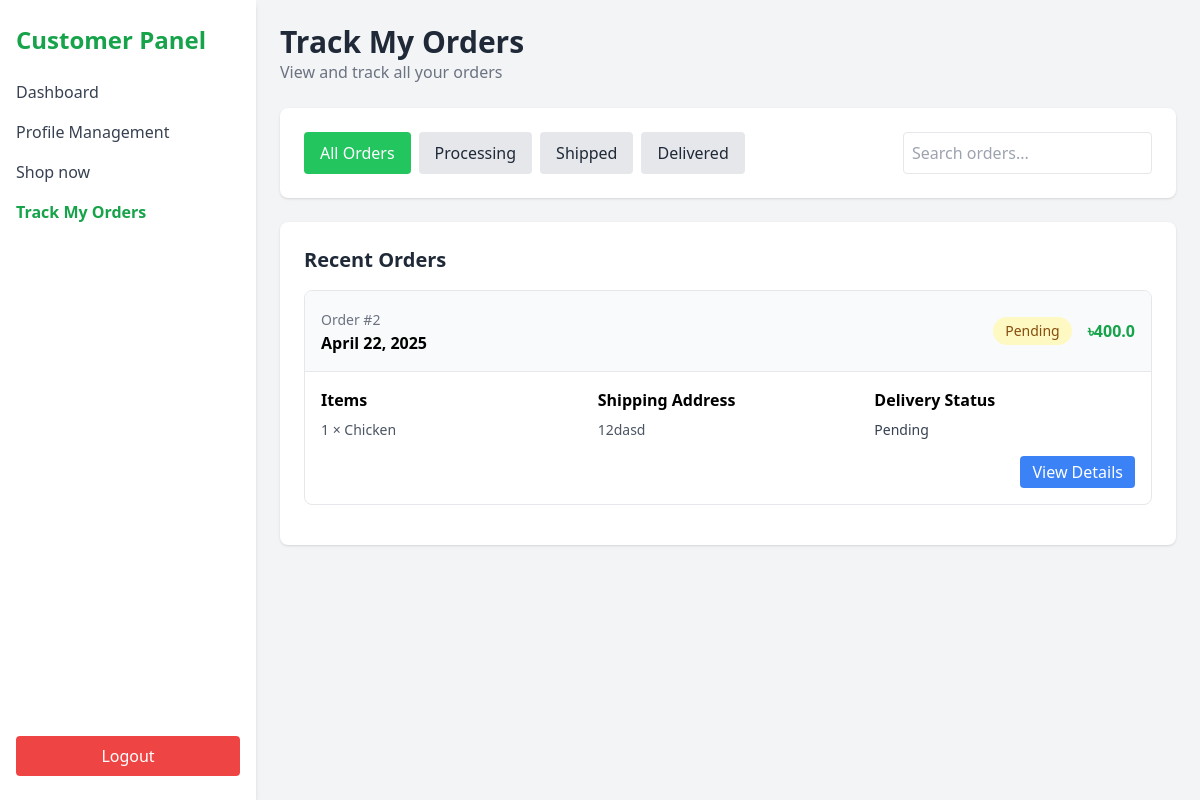
The app's page /track-orders (signed in), older data.
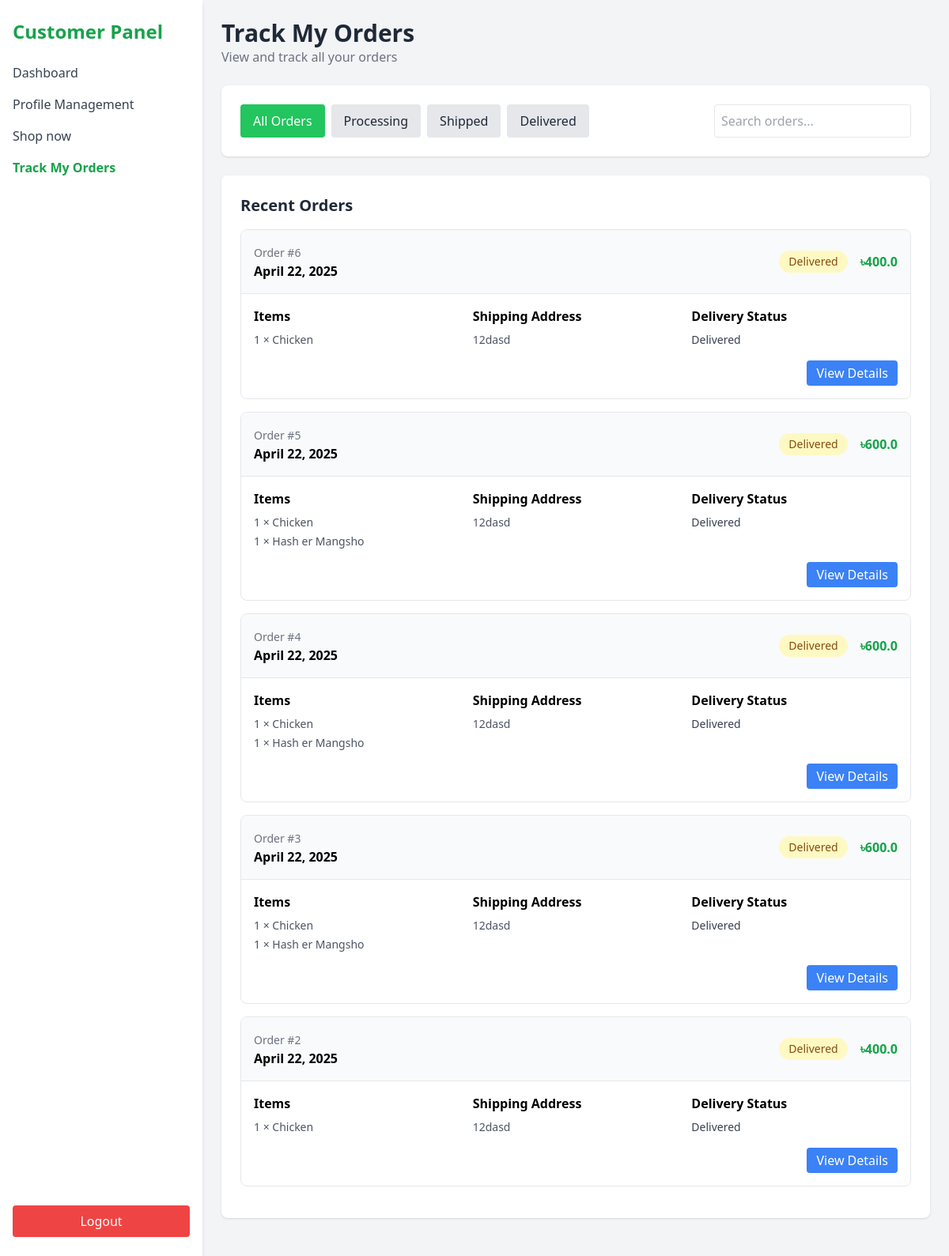
The same page, newer data.
### models.py (models this page shows, shortened)
class Order(db.Model):
    id = db.Column(db.Integer, primary_key=True)
    customer_id = db.Column(db.Integer, db.ForeignKey('user.id'))
    delivery_man_id = db.Column(db.Integer, db.ForeignKey('user.id'))
    status = db.Column(db.String(20), default='Pending')  # Pending, In Transit, Delivered, Cancelled
    total_amount = db.Column(db.Float)
    shipping_address = db.Column(db.Text)
    order_date = db.Column(db.DateTime, default=datetime.utcnow)
    delivery_date = db.Column(db.DateTime)
    priority = db.Column(db.Enum(PriorityLevel), default=PriorityLevel.medium)
    customer = db.relationship('User', foreign_keys=[customer_id], backref='customer_orders')
    delivery_man = db.relationship('User', foreign_keys=[delivery_man_id], backref='delivery_orders')

class OrderItem(db.Model):
    id = db.Column(db.Integer, primary_key=True)
    order_id = db.Column(db.Integer, db.ForeignKey('order.id'))
    product_id = db.Column(db.Integer, db.ForeignKey('product.id'))
    quantity = db.Column(db.Integer, default=1)
    price = db.Column(db.Float)
    order = db.relationship('Order', backref='items')
    product = db.relationship('Product')

class Product(db.Model):
    id = db.Column(db.Integer, primary_key=True)
    name = db.Column(db.String(100), nullable=False)
    category = db.Column(db.String(100), nullable=False)
    quantity = db.Column(db.Integer, nullable=False)
    unit_price = db.Column(db.Float, nullable=False)
    product_description = db.Column(db.String(200), nullable=True)
    image = db.Column(db.String(100), nullable=True)  # Add this line for the image
    added_by = db.Column(db.Integer, db.ForeignKey('user.id'), nullable=False)

### app.py (the view)
@app.route('/track-orders')
def track_customer_orders():
    user_id = session.get('user_id')
    user = db.session.get(User, user_id)
    if not user or user.role != 'customer':
        return redirect(url_for('login'))
    orders = (
        db.session.query(Order)
        .filter_by(customer_id=user.id)
        .order_by(Order.order_date.desc())
        .options(db.joinedload(Order.items).joinedload(OrderItem.product))
        .all()
    )
    return render_template('track_orders.html', user=user, orders=orders)

### templates/track_orders.html (shortened to what the changed rows need)
<!DOCTYPE html>
<html lang="en">
<head>
  <script src="https://cdn.tailwindcss.com"></script>
</head>
<body class="bg-gray-100 min-h-screen">
  <div class="flex h-screen">
    <aside class="w-64 bg-white shadow-md px-4 py-6 flex flex-col h-full">
      <h1 class="text-2xl font-bold text-green-600 mb-6">Customer Panel</h1>
    </aside>
    <main class="flex-1 p-6 overflow-y-auto">
      <header class="mb-6">
        <h2 class="text-3xl font-semibold text-gray-800">Track My Orders</h2>
      </header>
      <section class="bg-white p-6 rounded-lg shadow mb-6">
        {% if orders %}
          {% for order in orders %}
          <div class="border rounded-lg mb-4 overflow-hidden">
            <div class="bg-gray-50 p-4 border-b flex justify-between items-center">
              <div>
                <span class="text-sm text-gray-500">Order #{{ order.id }}</span>
                <p class="font-semibold">{{ order.order_date.strftime('%B %d, %Y') }}</p>
              </div>
              <div class="flex items-center gap-4">
                <span class="bg-yellow-100 text-yellow-800 px-3 py-1 rounded-full text-sm">{{ order.status }}</span>
                <span class="font-bold text-green-600">৳{{ order.total_amount }}</span>
              </div>
            </div>
            <div class="p-4">
              <div class="flex flex-col md:flex-row gap-4 items-start">
                <div class="flex-1">
                  <h4 class="font-semibold mb-2">Items</h4>
                  <ul class="text-sm text-gray-600 space-y-1">
                    {% for item in order.items %}
                    <li>{{ item.quantity }} × {{ item.product.name }}</li>
                    {% endfor %}
                  </ul>
                </div>
                <div class="flex-1">
                  <h4 class="font-semibold mb-2">Shipping Address</h4>
                  <p class="text-sm text-gray-600">{{ order.shipping_address }}</p>
                </div>
                <div class="flex-1">
                  <h4 class="font-semibold mb-2">Delivery Status</h4>
                  <p class="text-sm text-gray-700">{{ order.status }}</p>
                </div>
              </div>
              <div class="mt-4 flex justify-end gap-2">
                <a href="{{ url_for('view_order_details', order_id=order.id) }}" class="bg-blue-500 text-white px-3 py-1 rounded hover:bg-blue-600">View Details</a>
              </div>
            </div>
          </div>
          {% endfor %}
        {% endif %}
      </section>
    </main>
  </div>
</body>
</html>

Row changes from the older to the newer data that the page shows:
added Order: id "6", order_date "April 22, 2025", status "Delivered", total_amount "400.0", shipping_address "12dasd"
added OrderItem: quantity "1", product.name "Chicken", shown under "6"
added Order: id "5", order_date "April 22, 2025", status "Delivered", total_amount "600.0", shipping_address "12dasd"
added OrderItem: quantity "1", product.name "Chicken", shown under "5"
added OrderItem: quantity "1", product.name "Hash er Mangsho", shown under "5"
added Order: id "4", order_date "April 22, 2025", status "Delivered", total_amount "600.0", shipping_address "12dasd"
added OrderItem: quantity "1", product.name "Chicken", shown under "4"
added OrderItem: quantity "1", product.name "Hash er Mangsho", shown under "4"
added Order: id "3", order_date "April 22, 2025", status "Delivered", total_amount "600.0", shipping_address "12dasd"
added OrderItem: quantity "1", product.name "Chicken", shown under "3"
added OrderItem: quantity "1", product.name "Hash er Mangsho", shown under "3"
changed Order id 2: status "Pending" → "Delivered"
